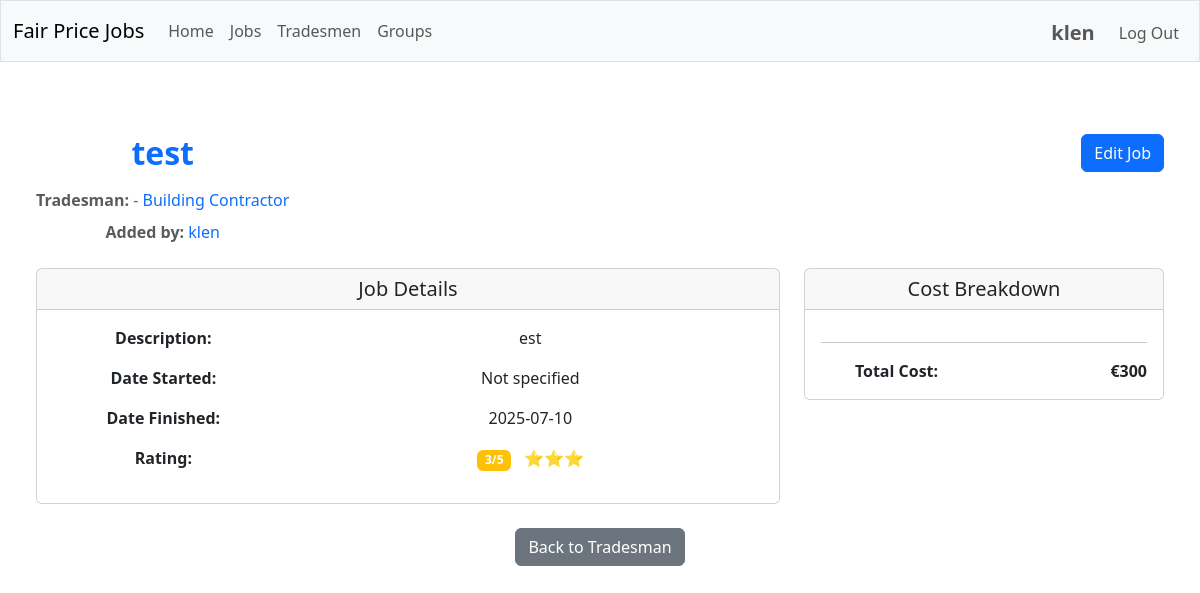
Screenshot of /view_job/2 (signed in) with the database file from the repository.
### tables this page shows
CREATE TABLE users (
    id INTEGER PRIMARY KEY AUTOINCREMENT,
    username TEXT NOT NULL UNIQUE,
    firstname TEXT NOT NULL,
    lastname TEXT NOT NULL,
    email TEXT NOT NULL UNIQUE,
    postcode TEXT NOT NULL,
    hash TEXT NOT NULL
);

CREATE TABLE jobs (
    id INTEGER PRIMARY KEY AUTOINCREMENT,
    user_id INTEGER NOT NULL,
    tradesman_id INTEGER NOT NULL,
    type TEXT NOT NULL CHECK (type IN ('job', 'quote')) DEFAULT 'job',
    date_started TEXT,
    date_finished TEXT,
    date_requested TEXT,
    date_received TEXT,
    title TEXT NOT NULL,
    description TEXT NOT NULL,
    call_out_fee INTEGER NULL,
    materials_fee INTEGER NULL,
    hourly_rate INTEGER NULL,
    hours_worked REAL NULL,
    hours_estimated REAL NULL,
    daily_rate INTEGER NULL,
    days_worked REAL NULL,
    days_estimated REAL NULL,
    total_cost INTEGER NULL CHECK (total_cost IS NULL OR total_cost >= 0),
    total_quote INTEGER NULL CHECK (total_quote IS NULL OR total_quote >= 0),
    rating INTEGER NULL CHECK (rating IS NULL OR (rating >= 1 AND rating <= 5)),
    status TEXT CHECK (status IN ('pending', 'accepted', 'declined')) DEFAULT 'pending',
    FOREIGN KEY (tradesman_id) REFERENCES tradesmen (id) ON DELETE CASCADE
);

CREATE TABLE tradesmen (
    id INTEGER PRIMARY KEY AUTOINCREMENT,
    trade TEXT NOT NULL,
    first_name TEXT,
    family_name TEXT NOT NULL,
    company_name TEXT,
    address TEXT NOT NULL,
    postcode TEXT NOT NULL,
    phone_number TEXT NOT NULL,
    email TEXT
);

### app/routes/jobs.py (the view)
@jobs_bp.route('/view_job/<int:job_id>')
@login_required
def view_job(job_id: int) -> Union[str, Response]:
    job = job_service.get_job_by_id(job_id)
    if not job or job['type'] != 'job':
        flash("Job not found.", "error")
        return redirect(url_for("search.search_jobs"))
    return render_template("view_job.html", job=job)

### app/services/database.py (called while the page is built)
def get_db_service() -> DatabaseService:
    return db_service

    def get_connection(self):
        if self.database_path is None:
            raise ValueError("Database path is not configured")
        try:
            if not hasattr(g, '_database'):
                g._database = sqlite3.connect(self.database_path, isolation_level=None)
                g._database.row_factory = sqlite3.Row
                g._database.execute("PRAGMA foreign_keys = ON")
            return g._database
        except RuntimeError:
            if not hasattr(self, '_test_connection'):
                self._test_connection = sqlite3.connect(self.database_path, isolation_level=None)
                self._test_connection.row_factory = sqlite3.Row
                self._test_connection.execute("PRAGMA foreign_keys = ON")
            return self._test_connection

    def close_connection(self):
        try:
            if hasattr(g, '_database'):
                g._database.close()
                delattr(g, '_database')
        except RuntimeError:
            if hasattr(self, '_test_connection'):
                self._test_connection.close()
                delattr(self, '_test_connection')

    @contextmanager
    def get_cursor(self):
        conn = self.get_connection()
        cursor = conn.cursor()
        try:
            yield cursor
        except Exception as e:
            logger.error(f"Database error: {e}")
            conn.rollback()
            raise
        finally:
            cursor.close()

    def execute_single_query(self, query: str, params: Tuple = ()) -> Optional[Dict[str, Any]]:
        with self.get_cursor() as cursor:
            cursor.execute(query, params)
            row = cursor.fetchone()
            if row:
                columns = [column[0] for column in cursor.description]
                return dict(zip(columns, row))
            return None

### app/services/job_service.py (called while the page is built)
    def get_job_by_id(self, job_id: int) -> Optional[Dict[str, Any]]:
        query = """
            SELECT j.*,
                   t.first_name, t.family_name, t.company_name, t.trade,
                   u.username as added_by_username,
                   u.id as added_by_user_id
            FROM jobs j
            JOIN tradesmen t ON j.tradesman_id = t.id
            JOIN users u ON j.user_id = u.id
            WHERE j.id = ?
        """
        return self.db.execute_single_query(query, (job_id,))

### templates/view_job.html (shortened to what this page needs)
{% extends "layout.html" %}
{% block main %}
<div class="container-fluid p-4">
    <div class="row mb-4">
        <div class="col">
            <div class="d-flex justify-content-between align-items-start">
                <div>
                    <h2 class="text-primary fw-bold mb-3">{{ job.title }}</h2>
                    <p class="text-muted mb-2">
                        <strong>Tradesman:</strong>
                        <a href="{{ url_for('tradesmen.view_tradesman', tradesman_id=job.tradesman_id) }}" class="text-decoration-none">
                            {{ job.tradesman_name }} - {{ job.trade }}
                        </a>
                    </p>
                    <p class="text-muted mb-0">
                        <strong>Added by:</strong>
                        <a href="{{ url_for('profile.user_profile', user_id=job.added_by_user_id) }}" class="text-decoration-none">
                            {{ job.added_by_username }}
                        </a>
                    </p>
                </div>
                {% if job.user_id == session.user_id %}
                <div>
                    <a href="{{ url_for('jobs.edit_job', job_id=job.id) }}" class="btn btn-primary">
                         Edit Job
                    </a>
                </div>
                {% endif %}
            </div>
        </div>
    </div>
    <div class="row">
        <div class="col-md-8">
            <div class="card mb-4">
                <div class="card-header">
                    <h5 class="mb-0">Job Details</h5>
                </div>
                <div class="card-body">
                    <div class="row mb-3">
                        <div class="col-sm-4"><strong>Description:</strong></div>
                        <div class="col-sm-8">{{ job.description }}</div>
                    </div>
                    <div class="row mb-3">
                        <div class="col-sm-4"><strong>Date Started:</strong></div>
                        <div class="col-sm-8">{{ job.date_started if job.date_started else 'Not specified' }}</div>
                    </div>
                    <div class="row mb-3">
                        <div class="col-sm-4"><strong>Date Finished:</strong></div>
                        <div class="col-sm-8">{{ job.date_finished if job.date_finished else 'Not specified' }}</div>
                    </div>
                    <div class="row mb-3">
                        <div class="col-sm-4"><strong>Rating:</strong></div>
                        <div class="col-sm-8">
                            {% if job.rating %}
                                <span class="badge bg-{% if job.rating >= 4 %}success{% elif job.rating >= 3 %}warning{% else %}danger{% endif %}">
                                    {{ job.rating }}/5
                                </span>
                                <span class="ms-2">{{ "⭐" * job.rating }}</span>
                            {% else %}
                                <span class="badge bg-secondary">No Rating</span>
                            {% endif %}
                        </div>
                    </div>
                </div>
            </div>
        </div>
        <div class="col-md-4">
            <div class="card mb-4">
                <div class="card-header">
                    <h5 class="mb-0">Cost Breakdown</h5>
                </div>
                <div class="card-body">
                    <hr>
                    <div class="row mb-0">
                        <div class="col-6"><strong>Total Cost:</strong></div>
                        <div class="col-6 text-end"><strong>€{{ job.total_cost }}</strong></div>
                    </div>
                </div>
            </div>
        </div>
    </div>
    <div class="row">
        <div class="col">
            <a href="{{ url_for('tradesmen.view_tradesman', tradesman_id=job.tradesman_id) }}" class="btn btn-secondary">
                Back to Tradesman
            </a>
        </div>
    </div>
</div>
{% endblock %}

### templates/layout.html (shortened to what this page needs)
<!DOCTYPE html>
<html lang="en">
    <head>
        <link href="https://cdn.jsdelivr.net/npm/bootstrap@5.3.0/dist/css/bootstrap.min.css" rel="stylesheet">
        <link rel="stylesheet" href="{{ url_for('static', filename='css/custom.css') }}">
    </head>
    <body>
        <nav class="navbar navbar-expand-md navbar-light bg-light border">
            <div class="container-fluid">
                <a class="navbar-brand mb-0 align-items-center" href="/">Fair Price Jobs</a>
                <div class="collapse navbar-collapse" id="navbarNav">
                    {% if session.user_id %}
                        <ul class="navbar-nav me-auto mb-2 mb-lg-0">
                            <li class="nav-item">
                                <a class="nav-link" href="{{ url_for('main.index') }}">Home</a>
                            </li>
                            <li class="nav-item">
                                <a class="nav-link" href="{{ url_for('search.search_jobs') }}">Jobs</a>
                            </li>
                            <li class="nav-item">
                                <a class="nav-link" href="{{ url_for('search.search_tradesmen') }}">Tradesmen</a>
                            </li>
                            <li class="nav-item">
                                <a class="nav-link" href="{{ url_for('groups.search_groups') }}">Groups</a>
                            </li>
                        </ul>
                        <ul class="navbar-nav ms-auto mt-1 align-items-center">
                            <li class="nav-item me-3">
                                <a class="nav-link fs-5 fw-bold p-0" href="{{ url_for('profile.user_profile', user_id=session.user_id) }}">{{ session.username }}</a>
                            </li>
                            <li class="nav-item">
                                <a class="nav-link" href="/logout">Log Out</a>
                            </li>
                        </ul>
                    {% endif %}
                </div>
            </div>
        </nav>
        <main class="container-fluid py-5 text-center">
            {% block main %}{% endblock %}
        </main>
    </body>
</html>

### rows the page displays
users: username "klen", added_by_username "klen"
jobs: title "test", description "est", date_finished "2025-07-10", rating "3", rating "⭐⭐⭐", total_cost "300"
tradesmen: trade "Building Contractor"

### other values shown
{{ job.date_started if job.date_started else 'Not specified' }} "Not specified"
